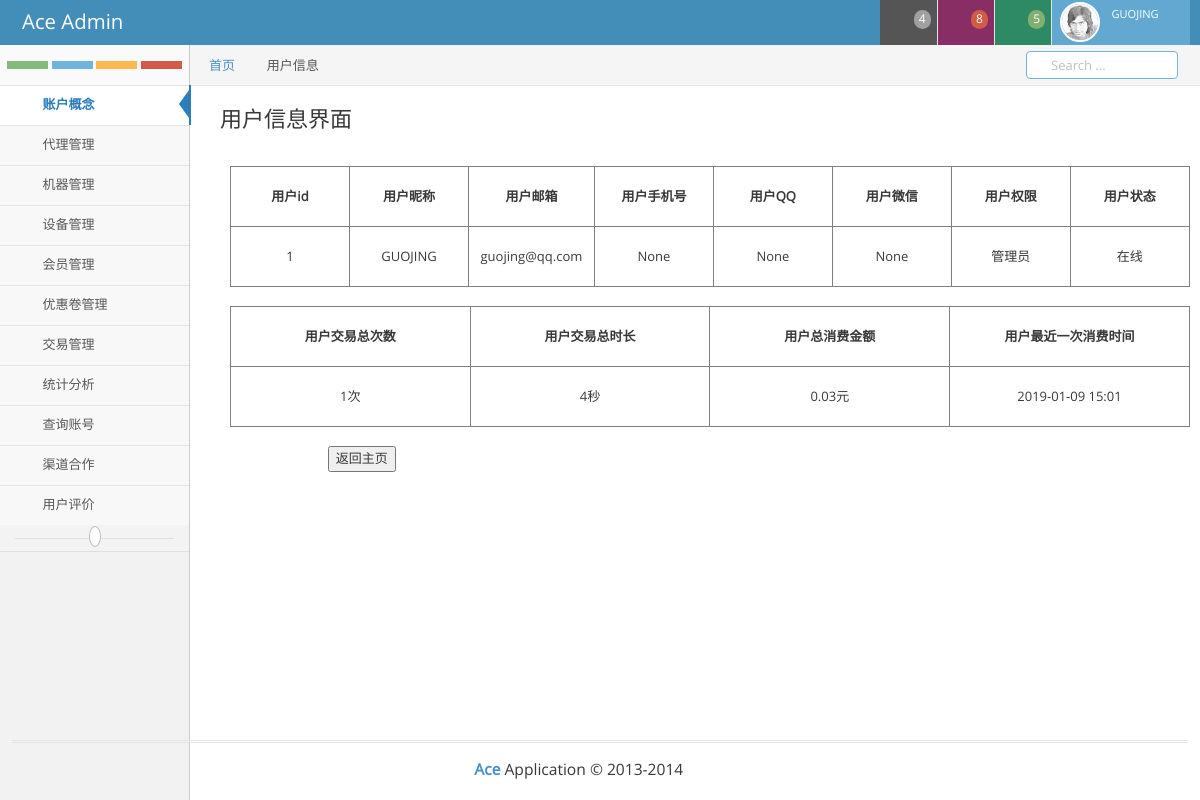
The page /Member/user/1 (signed in) on the database its author committed.
### xproject/models.py (models this page shows, shortened)
class NormalUser(AbstractUser):
    mob = models.CharField(verbose_name=_('mob'),max_length=30,null=True)
    QQ = models.CharField(verbose_name=_('QQ'),max_length=20,null=True)
    Weixin = models.CharField(verbose_name=_('Weixin'),max_length=20,null=True)
    email = models.EmailField(verbose_name=_("email"),max_length=50,null=True)
    AlarmMOB = models.IntegerField(verbose_name=_("AlarmMOB"),null=True)
    AlarmMail = models.EmailField(verbose_name=_("AlarmMail"),max_length=50,null=True)
    class Meta:
        db_table = 'user'
        verbose_name = 'USERS'
        verbose_name_plural = verbose_name

### xproject/views.py (the view)
# urls.py: url(r'^Member/user/([0-9]+)$',views.Member_user,name='Member_user'),
def Member_user(request,id):
    if request.user.is_superuser:
        try:
            member = models.NormalUser.objects.get(pk=id)
        except:
            member = ''
        if member != '':
            subclass = member.subclass_details_set.all()
            number = len(subclass)
            sum = 0
            Money = 0
            for i in subclass:
                sum = sum + i.Duration
                Money = Money +i.Money
            if member.is_superuser:
                if request.user.username == member.username:
                    member = member
                    return render(request, 'xproject/user_deta.html', locals())
                else:
                    return redirect('xproject:Member')
            else:
                member = member
                return render(request,'xproject/user_deta.html',locals())
        else:
            return redirect('xproject:Member')

### xproject/templates/xproject/user_deta.html (shortened to what this page needs)
{% extends 'xproject/base.html' %}
{% block tag %} 用户信息 {% endblock %}
{% block content %}
<div class="guo-edit-title">
    <h3>用户信息界面</h3>
</div>
    <div class="guo-list-all">
        <table class="guo-table-all">
            <tr>
                <th class="guo-td-all"><center>用户id</center></th>
                <th class="guo-td-all"><center>用户昵称</center></th>
                <th class="guo-td-all"><center>用户邮箱</center></th>
                <th class="guo-td-all"><center>用户手机号</center></th>
                <th class="guo-td-all"><center>用户QQ</center></th>
                <th class="guo-td-all"><center>用户微信</center></th>
                <th class="guo-td-all"><center>用户权限</center></th>
                <th class="guo-td-all"><center>用户状态</center></th>
            </tr>
            <tr>
                <td class="guo-td-all"><center>{{ member.id }}</center></td>
                <td class="guo-td-all"><center>{{ member.username }}</center></td>
                <td class="guo-td-all"><center>{{ member.email }}</center></td>
                <td class="guo-td-all"><center>{{ member.mob }}</center></td>
                <td class="guo-td-all"><center>{{ member.QQ }}</center></td>
                <td class="guo-td-all"><center>{{ member.Weixin }}</center></td>
                {% if member.is_superuser %}
                    <td class="guo-td-all"><center>管理员</center></td>
                {% else %}
                    <td class="guo-td-all"><center>会员</center></td>
                {% endif %}
                {% if member.is_authenticated %}
                    <td class="guo-td-all"><center>在线</center></td>
                {% else %}
                    <td class="guo-td-all"><center>离线</center></td>
                {% endif %}
            </tr>
        </table>
    </div>
        <div class="guo-list-all">
        <table class="guo-table-all">
            <tr>
                <th class="guo-td-all-1"><center>用户交易总次数</center></th>
                <th class="guo-td-all-1"><center>用户交易总时长</center></th>
                <th class="guo-td-all-1"><center>用户总消费金额</center></th>
                <th class="guo-td-all-1"><center>用户最近一次消费时间</center></th>
            </tr>
            <tr>
                <td class="guo-td-all-1"><center>{{ number }}次</center></td>
                <td class="guo-td-all-1"><center>{{ sum }}秒</center></td>
                <td class="guo-td-all-1"><center>{{ Money }}元</center></td>
                <td class="guo-td-all-1"><center>{{ member.last_login|date:'Y-m-d H:m'}}</center></td>
            </tr>
        </table>
        </div>
        <form method="get" action="{% url 'xproject:index' %}" class="guo-form-sub">
        <center><button type="submit">返回主页</button></center>
    </form>
{% endblock %}

### xproject/templates/xproject/base.html (shortened to what this page needs)
{% load staticfiles %}
<!DOCTYPE html>
<html lang="en">
	<head>
		<link rel="stylesheet" href="{% static 'xproject/assets/css/bootstrap.min.css' %}" />
		<link ruser-infoel="stylesheet" href="{% static 'xproject/assets/font-awesome/4.5.0/css/font-awesome.min.css' %}" />
		<link rel="stylesheet" href="{% static '/xproject/assets/css/ace.min.css' %}" class="ace-main-stylesheet" id="main-ace-style" />
		<link rel="stylesheet" href="{% static '/xproject/assets/css/ace-skins.min.css' %}" />
		<link rel="stylesheet" href="{% static '/xproject/assets/css/ace-rtl.min.css' %}" />
		<link rel="stylesheet" href="{% static '/xproject/assets/css/guojing.min.css' %}" />
	</head>
	<body class="no-skin">
		<div id="navbar" class="navbar navbar-default          ace-save-state">
			<div class="navbar-container ace-save-state" id="navbar-container">
				<div class="navbar-header pull-left">
					<a href="{% url 'xproject:index' %}" class="navbar-brand">
						<small>
							Ace Admin
						</small>
					</a>
				</div>
				<div class="navbar-buttons navbar-header pull-right" role="navigation">
					<ul class="nav ace-nav">
						<li class="grey dropdown-modal">
							<a data-toggle="dropdown" class="dropdown-toggle" href="#">
								<span class="badge badge-grey">4</span>
							</a>
						</li>
						<li class="purple dropdown-modal">
							<a data-toggle="dropdown" class="dropdown-toggle" href="#">
								<span class="badge badge-important">8</span>
							</a>
						</li>
						<li class="green dropdown-modal">
							<a data-toggle="dropdown" class="dropdown-toggle" href="#">
								<span class="badge badge-success">5</span>
							</a>
						</li>
						<li class="light-blue dropdown-modal">
							<a data-toggle="dropdown" href="#" class="dropdown-toggle">
								<img class="nav-user-photo" src="{% static 'xproject/assets/images/avatars/user.jpg' %}" alt="Jason's Photo" />
								<span class="user-info">
									<small>{{request.user.username}}</small>
								</span>
							</a>
						</li>
					</ul>
				</div>
			</div>
		</div>
		<div class="main-container ace-save-state" id="main-container">
			<div id="sidebar" class="sidebar                  responsive                    ace-save-state">
				<div class="sidebar-shortcuts" id="sidebar-shortcuts">
					<div class="sidebar-shortcuts-large" id="sidebar-shortcuts-large">
						<button class="btn btn-success">
						</button>
						<button class="btn btn-info">
						</button>
						<button class="btn btn-warning">
						</button>
						<button class="btn btn-danger">
						</button>
					</div>
				</div>
				<ul class="nav nav-list">
					<li class="active">
						<a href="{% url 'xproject:index' %}">
							<span class="menu-text"> 账户概念 </span>
						</a>
					</li>
					<li class="">
						<a href="#" class="dropdown-toggle">
							<span class="menu-text">
								代理管理
							</span>
							<b class="arrow fa fa-angle-down"></b>
						</a>
					</li>
					<li class="">
						<a href="#" class="dropdown-toggle">
							<span class="menu-text"> 机器管理 </span>
							<b class="arrow fa fa-angle-down"></b>
						</a>
					</li>
					<li class="">
						<a href="#" class="dropdown-toggle">
							<span class="menu-text"> 设备管理 </span>
							<b class="arrow fa fa-angle-down"></b>
						</a>
					</li>
					<li class="">
						<a href="#" class="dropdown-toggle">
							<span class="menu-text"> 会员管理 </span>
							<b class="arrow fa fa-angle-down"></b>
						</a>
					</li>
					<li class="">
						<a href="#" class="dropdown-toggle">
							<span class="menu-text"> 优惠卷管理 </span>
							<b class="arrow fa fa-angle-down"></b>
						</a>
					</li>
					<li class="">
						<a href="#" class="dropdown-toggle">
							<span class="menu-text"> 交易管理 </span>
							<b class="arrow fa fa-angle-down"></b>
						</a>
					</li>
					<li class="">
						<a href="#" class="dropdown-toggle">
							<span class="menu-text"> 统计分析 </span>
							<b class="arrow fa fa-angle-down"></b>
						</a>
					</li>
					<li class="">
						<a href="#" class="dropdown-toggle">
							<span class="menu-text"> 查询账号 </span>
							<b class="arrow fa fa-angle-down"></b>
						</a>
					</li>
					<li class="">
						<a href="#" class="dropdown-toggle">
							<span class="menu-text"> 渠道合作 </span>
							<b class="arrow fa fa-angle-down"></b>
						</a>
					</li>
					<li class="">
						<a href="#" class="dropdown-toggle">
							<span class="menu-text"> 用户评价 </span>
							<b class="arrow fa fa-angle-down"></b>
						</a>
					</li>
				<div class="sidebar-toggle sidebar-collapse" id="sidebar-collapse">
					<i id="sidebar-toggle-icon" class="ace-icon fa fa-angle-double-left ace-save-state" data-icon1="ace-icon fa fa-angle-double-left" data-icon2="ace-icon fa fa-angle-double-right"></i>
				</div>
			<div class="footer">
				<div class="footer-inner">
					<div class="footer-content">
						<span class="bigger-120">
							<span class="blue bolder">Ace</span>
							Application &copy; 2013-2014
						</span>
						<span class="action-buttons">
						</span>
					</div>
				</div>
			</div>
				</ul></div>
			<div class="main-content">
				<div class="main-content-inner">
					<div class="breadcrumbs ace-save-state" id="breadcrumbs">
						<ul class="breadcrumb">
							<li>
								<a href="{% url 'xproject:index' %}">首页</a>
							</li>
							<li class="active">{% block tag %}Dashboard{% endblock %}</li>
						</ul>
						<div class="nav-search" id="nav-search">
							<form class="form-search">
								<span class="input-icon">
									<input type="text" placeholder="Search ..." class="nav-search-input" id="nav-search-input" autocomplete="off" />
									<i class="ace-icon fa fa-search nav-search-icon"></i>
								</span>
							</form>
						</div>
					</div>
					{% block content %} {% endblock %}
				</div>
			</div>
		</div>
	</body>
</html>

### rows shown on the page
NormalUser: user.username "GUOJING", id "1", username "GUOJING", email "guojing@qq.com", mob "None", QQ "None", Weixin "None", last_login "2019-01-09 15:01"

### other values the page prints
{{ number }} "1"
{{ sum }} "4"
{{ Money }} "0.03"
